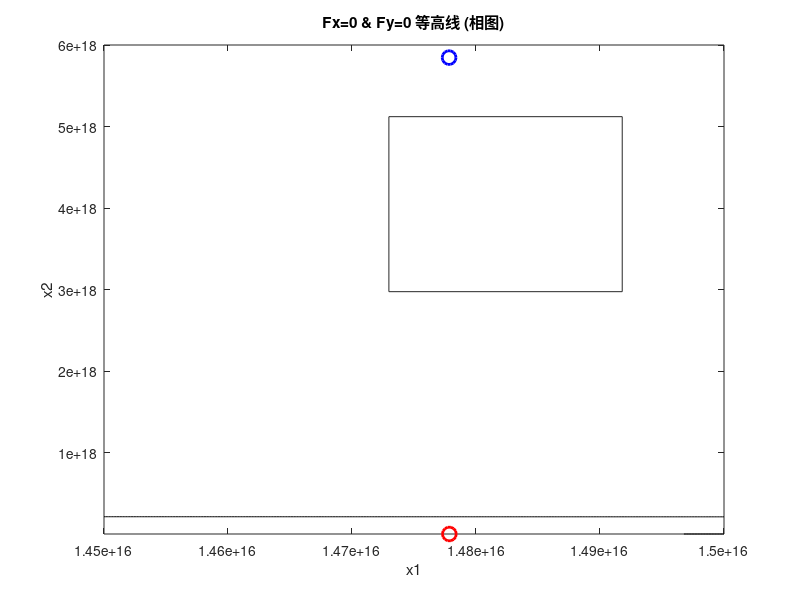

This chart was generated by the following MATLAB code: (Note: this script raises an error after producing the figure.)
function main
 
 
 
 
    stablePt1 = [1.47785e16, 2.86412E+14];
    stablePt2 = [1.47783e16, 5.84536E+18];

 
    xmin = [1.45e16, 2.5e14];
    xmax = [1.50e16, 6e18];  

 
 
 
    N           = 1*10^15.6;   
    numPoints   = 10000;      
    tolerance1  = 3e14;      
    tolerance2  = 5.5e18;    
    tspan       = [0, 1e9]; 

 
 
 
 
    options = odeset('RelTol',1e-2, 'AbsTol',[1e6, 1e6], ...
                     'Events', @eventsFunc);

 
 
 
    figure('Name','相图与随机撒点','NumberTitle','off');
    xVec = linspace(xmin(1), xmax(1), 400);
    yVec = linspace(xmin(2), xmax(2), 400);
    [X, Y] = meshgrid(xVec, yVec);

 
    [Fx, Fy] = force_XY(X, Y, N);

 
    contour(X, Y, Fx, [0 0], 'b');
    hold on;
    contour(X, Y, Fy, [0 0], 'k');

    xlabel('x1');
    ylabel('x2');
    title('Fx=0 & Fy=0 等高线 (相图)');

 
 
 
    plot(stablePt1(1), stablePt1(2), 'ro', 'MarkerSize', 10, 'LineWidth',2, ...
         'DisplayName','稳点1');
    plot(stablePt2(1), stablePt2(2), 'bo', 'MarkerSize', 10, 'LineWidth',2, ...
         'DisplayName','稳点2');
    legend('Fx=0','Fy=0','稳点1','稳点2','Location','best');
    ylim([0, xmax(2)]);

 
 
 
    rng('shuffle'); 
    randomPoints = [ ...
        xmin(1) + (xmax(1)-xmin(1)) * rand(numPoints,1), ...
        10.^(log10(xmin(2)) + (log10(xmax(2)) - log10(xmin(2))) * rand(numPoints,1)) ...
    ];

    count1 = 0;  
    count2 = 0;  

 
    func = @(t,x) force_MO(t, x, N);

 
    for i = 1:numPoints
        x0 = randomPoints(i,:);

 
        [~, Xt, te, Xe, ie] = ode15s(func, tspan, x0, options);

 
        final = Xt(end,:);

 
        dist1 = norm(final - stablePt1);
        dist2 = norm(final - stablePt2);

        if dist1 < dist2 && dist1 < tolerance1
            count1 = count1 + 1;
            plot(final(1), final(2), 'r.', 'MarkerSize', 6);
        elseif dist2 < dist1 && dist2 < tolerance2
            count2 = count2 + 1;
            plot(final(1), final(2), 'b.', 'MarkerSize', 6);
        else
 
            plot(final(1), final(2), 'k.', 'MarkerSize', 4);
        end
    end

 
 
 
    prob1 = count1 / numPoints;
    prob2 = count2 / numPoints;
    fprintf('---------------------------\n');
    fprintf('共撒点 %d 个\n', numPoints);
    fprintf('流向稳点1 (%.4g, %.4g) 的概率：%.2f%%\n', ...
            stablePt1(1), stablePt1(2), prob1 * 100);
    fprintf('流向稳点2 (%.4g, %.4g) 的概率：%.2f%%\n', ...
            stablePt2(1), stablePt2(2), prob2 * 100);
    fprintf('未收敛到任一稳点的点数：%d\n', numPoints - (count1 + count2));
    fprintf('---------------------------\n');

end

 
 
function f = force_MO(t,x,para)
N = para;
 
 
r = 3e11;
s = 2.03e-5;
 
dr = 1.36e19;
dd = 2.73e17;
a1 = 0.003; a2=-0.1655; a3=3.2305; a4=-25.8343; %a5=71.5398;
a5=71.6;
delta = x(2)/(dd+x(2));
gamma = x(2)/(dr+x(2));
omega = (1-gamma)*(1-delta);
p = log10(x(2));
fai = 10^(a1*p^4+a2*p^3+a3*p^2+a4*p+a5);
f = [0.5*omega*(N+r)-s*x(1)-0.5*fai*x(1)^0.7;
    omega*N-(1-omega)*r-s*x(1)-fai*x(1)^0.7];

end

 
 
 
function [Fx, Fy] = force_XY(X, Y, N)
    s   = 2.03e-5;
    dr  = 1.36e19;
    dd  = 2.73e17;
    a1  = 0.003; 
    a2  = -0.1655; 
    a3  = 3.2305; 
    a4  = -25.8343; 
    a5  = 71.6;

 
    Y(Y <= 0) = 1e-10;

    delta = Y ./ (dd + Y);
    gamma = Y ./ (dr + Y);
    omega = (1 - gamma) .* (1 - delta);

    p = log10(Y);
    p = max(min(p, 18), 13); 

    fai = 10.^(a1.*p.^4 + a2.*p.^3 + a3.*p.^2 + a4.*p + a5);

    Fx = 0.5 .* omega .* (2*N) - s.*X - 0.5 .* fai .* (X.^0.7);
    Fy = omega .* N - (1 - omega).*N - s.*X - fai .* (X.^0.7);
end

 
 
 
function [value, isterminal, direction] = eventsFunc(t, x)
    stablePt1 = [1.47782e16, 2.24673e13];
    stablePt2 = [1.47783e16, 2.86041e18];
    tolerance1 = 1e14;
    tolerance2 = 1e16;

    dist1 = norm(x - stablePt1);
    dist2 = norm(x - stablePt2);

    value = [dist1 - tolerance1; dist2 - tolerance2];
    isterminal = [1; 1]; 
    direction = [0; 0];   
end
